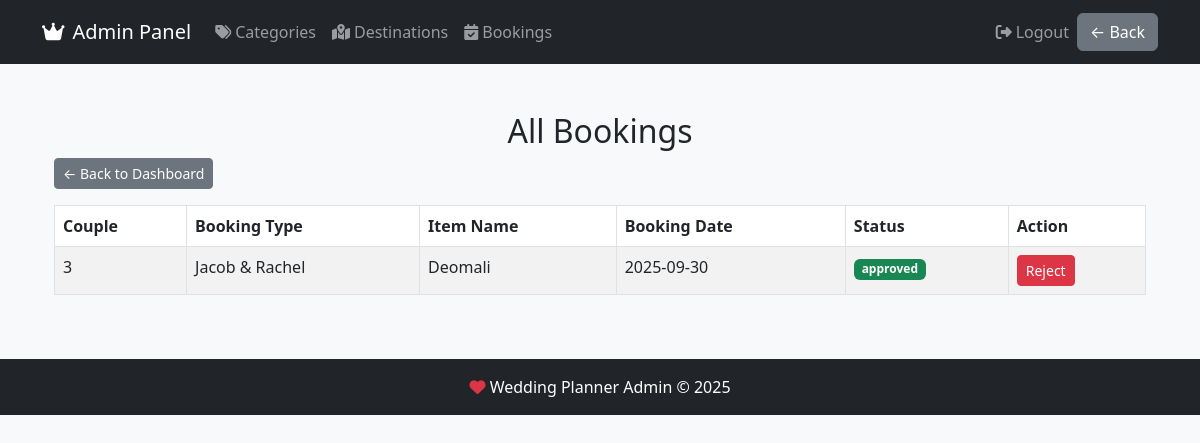
Screenshot of /admin/bookings (signed in) with the database file from the repository.
### tables this page shows
CREATE TABLE bookings (
            id INTEGER PRIMARY KEY AUTOINCREMENT,
            couple_id INTEGER NOT NULL,
            destination_id INTEGER NOT NULL,
            booking_date TEXT NOT NULL,
            status TEXT DEFAULT 'pending',
            FOREIGN KEY (couple_id) REFERENCES couples(id),
            FOREIGN KEY (destination_id) REFERENCES destinations(id)
        );

CREATE TABLE couples (
            id INTEGER PRIMARY KEY AUTOINCREMENT,
            name TEXT NOT NULL,
            email TEXT NOT NULL,
            wedding_date TEXT,
            password TEXT NOT NULL
        );

CREATE TABLE destinations (
            id INTEGER PRIMARY KEY AUTOINCREMENT,
            name TEXT NOT NULL,
            category_id INTEGER NOT NULL,
            location TEXT NOT NULL,
            description TEXT,
            price REAL,
            photo TEXT,
            FOREIGN KEY (category_id) REFERENCES categories(id)
        );

### app.py (the view)
@app.route('/admin/bookings')
def admin_bookings():
    if 'admin_username' not in session:
        return redirect(url_for('admin_login'))
    with get_db_connection() as conn:
        bookings = conn.execute('''
            SELECT b.*, c.name as couple_name, d.name as destination_name
            FROM bookings b
            JOIN couples c ON b.couple_id = c.id
            JOIN destinations d ON b.destination_id = d.id
            ORDER BY b.booking_date DESC
        ''').fetchall()
    return render_template('admin/bookings.html', bookings=bookings)

### app.py (called while the page is built)
def get_db_connection():
    conn = sqlite3.connect('database.db')
    conn.row_factory = sqlite3.Row
    return conn

@app.context_processor
def inject_now():
    return {'now': datetime.now()}

### templates/admin/bookings.html (shortened to what this page needs)
{% extends "admin/base.html" %} {% block content %}
<div class="container mt-5">
  <h2 class="text-center">All Bookings</h2>
  <a
    href="{{ url_for('admin_dashboard') }}"
    class="btn btn-secondary mb-3 btn-sm"
  >
    ← Back to Dashboard
  </a>
  {% if bookings %}
  <div class="table-responsive">
    <table class="table table-striped table-bordered">
      <thead class="thead-dark">
        <tr>
          <th>Couple</th>
          <th>Booking Type</th>
          <th>Item Name</th>
          <th>Booking Date</th>
          <th>Status</th>
          <th>Action</th>
        </tr>
      </thead>
      <tbody>
        {% for booking in bookings %}
        <tr>
          <td>{{ booking.id }}</td>
          <td>{{ booking.couple_name }}</td>
          <td>{{ booking.destination_name }}</td>
          <td>{{ booking.booking_date }}</td>
          <td>
            <span
              class="badge bg-{% if booking.status == 'approved' %}success{% elif booking.status == 'pending' %}warning{% else %}danger{% endif %}"
            >
              {{ booking.status }}
            </span>
          </td>
          <td>
            <a
              href="{{ url_for('reject_booking', booking_id=booking.id) }}"
              class="btn btn-danger btn-sm"
            >
              Reject
            </a>
          </td>
        </tr>
        {% endfor %}
      </tbody>
    </table>
  </div>
  {% else %}
  <div class="alert alert-warning text-center">
    <p>No bookings found.</p>
  </div>
  {% endif %}
</div>
{% endblock %}

### static/css/admin.css (style rules this page uses)
body { background-color: #f8f9fa; }

### rows the page displays
bookings: id "3", couple_name "Jacob & Rachel", destination_name "Deomali", booking_date "2025-09-30", status "approved"
